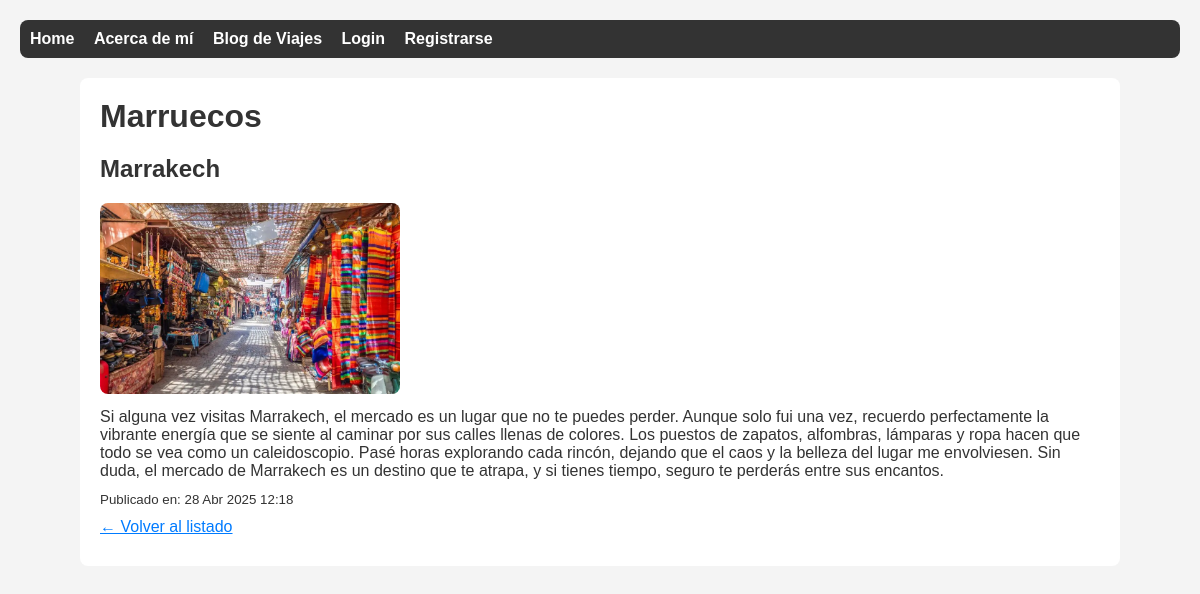
The page /pages/2/ on the database its author committed.
### pages/models.py (models this page shows, shortened)
class Page(models.Model):
    title = models.CharField(max_length=100, verbose_name="Título")
    subtitle = models.CharField(max_length=150, verbose_name="Subtítulo")
    content = RichTextField(verbose_name="Contenido")
    image = models.ImageField(upload_to='pages/', verbose_name="Imagen")
    date = models.DateTimeField(auto_now_add=True, verbose_name="Fecha")

class PageImage(models.Model):
    product = models.ForeignKey(Page, related_name='images', on_delete=models.CASCADE)
    image = models.ImageField(upload_to='product_images/')
    alt_text = models.CharField(max_length=255, blank=True, null=True)

### pages/views.py (the view)
# urls.py: path('<int:pk>/', page_detail, name='page_detail'),
def page_detail(request, pk):
    page = get_object_or_404(Page, pk=pk)
    return render(request, 'pages/page_detail.html', {'page': page})

### pages/templates/pages/page_detail.html (shortened to what this page needs)
{% extends 'base.html' %}
{% block content %}
<h1>{{ page.title }}</h1>
<h2>{{ page.subtitle }}</h2>
{% for image in page.images.all %}
    <img src="{{ page.image.url }}" alt="Imagen de {{ page.title }}" width="300">
{% endfor %}
<p>{{ page.content|safe }}</p>
<p><small>Publicado en: {{ page.date|date:"d M Y H:i" }}</small></p>
<p><a href="{% url 'pages:pages_list' %}">← Volver al listado</a></p>
{% endblock %}

### static/styles.css (style rules this page uses)
body, h1, h2, h3, h4, h5, h6, p, ul, li, a, form, input, button { margin: 0; padding: 0; box-sizing: border-box; }
body { font-family: Arial, sans-serif; background-color: #f4f4f4; color: #333; padding: 20px; }
h1, h2 { margin-bottom: 20px; }
p { margin-bottom: 10px; }
img { max-width: 100%; height: auto; border-radius: 8px; }
a { color: #007bff; }

### rows shown on the page
Page: title "Marruecos", subtitle "Marrakech", content "Si alguna vez visitas Marrakech, el mercado es un lugar que no te puedes perder. Aunque solo fui una vez, recuerdo perfectamente la vibrante energía que se siente al caminar por sus calles llenas de colores. Los puestos de zapatos, alfombras, lámparas y ropa hacen que todo se vea como un caleidoscopio. Pasé horas explorando cada rincón, dejando que el caos y la belleza del lugar me envolviesen. Sin duda, el mercado de Marrakech es un destino que te atrapa, y si tienes tiempo, seguro te perderás entre sus encantos.", date "28 Abr 2025 12:18"
PageImage: image (picture)
